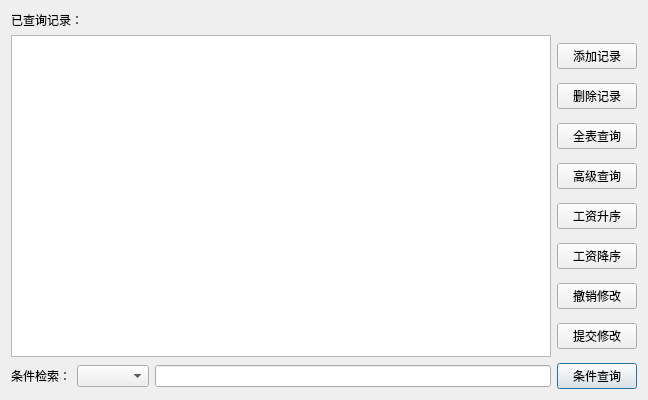
<?xml version="1.0" encoding="UTF-8"?>
<ui version="4.0">
 <class>craft</class>
 <widget class="QDialog" name="craft">
  <property name="geometry">
   <rect>
    <x>0</x>
    <y>0</y>
    <width>648</width>
    <height>400</height>
   </rect>
  </property>
  <property name="windowTitle">
   <string>工种信息管理</string>
  </property>
  <layout class="QGridLayout" name="gridLayout_2">
   <item row="0" column="0">
    <layout class="QGridLayout" name="gridLayout">
     <item row="0" column="0">
      <widget class="QLabel" name="label">
       <property name="text">
        <string>已查询记录：</string>
       </property>
      </widget>
     </item>
     <item row="1" column="0">
      <layout class="QHBoxLayout" name="horizontalLayout_2">
       <item>
        <widget class="QTableView" name="tableView">
         <property name="sizePolicy">
          <sizepolicy hsizetype="Expanding" vsizetype="Expanding">
           <horstretch>9</horstretch>
           <verstretch>9</verstretch>
          </sizepolicy>
         </property>
        </widget>
       </item>
       <item>
        <layout class="QVBoxLayout" name="verticalLayout">
         <item>
          <widget class="QPushButton" name="pushButton_3">
           <property name="toolTip">
            <string>添加一条记录，添加后立即生效！</string>
           </property>
           <property name="whatsThis">
            <string>&lt;html&gt;&lt;head/&gt;&lt;body&gt;&lt;p&gt;添加一条记录，添加后立即生效！&lt;/p&gt;&lt;/body&gt;&lt;/html&gt;</string>
           </property>
           <property name="text">
            <string>添加记录</string>
           </property>
          </widget>
         </item>
         <item>
          <widget class="QPushButton" name="pushButton_9">
           <property name="toolTip">
            <string>删除一条记录，“提交修改”后生效！</string>
           </property>
           <property name="whatsThis">
            <string>&lt;html&gt;&lt;head/&gt;&lt;body&gt;&lt;p&gt;删除一条记录，“提交修改”后生效！&lt;/p&gt;&lt;/body&gt;&lt;/html&gt;</string>
           </property>
           <property name="text">
            <string>删除记录</string>
           </property>
          </widget>
         </item>
         <item>
          <widget class="QPushButton" name="pushButton_2">
           <property name="toolTip">
            <string>查询全表信息</string>
           </property>
           <property name="whatsThis">
            <string>&lt;html&gt;&lt;head/&gt;&lt;body&gt;&lt;p&gt;查询全表信息&lt;/p&gt;&lt;/body&gt;&lt;/html&gt;</string>
           </property>
           <property name="text">
            <string>全表查询</string>
           </property>
          </widget>
         </item>
         <item>
          <widget class="QPushButton" name="pushButton_6">
           <property name="toolTip">
            <string>可由用户手动输入SQL语句进行查询（注：部门检索应使用部门编号）</string>
           </property>
           <property name="whatsThis">
            <string>&lt;html&gt;&lt;head/&gt;&lt;body&gt;&lt;p&gt;可由用户手动输入SQL语句进行查询（注：部门检索应使用部门编号）&lt;/p&gt;&lt;/body&gt;&lt;/html&gt;</string>
           </property>
           <property name="text">
            <string>高级查询</string>
           </property>
          </widget>
         </item>
         <item>
          <widget class="QPushButton" name="pushButton_7">
           <property name="toolTip">
            <string>按照工资升序排列</string>
           </property>
           <property name="whatsThis">
            <string>&lt;html&gt;&lt;head/&gt;&lt;body&gt;&lt;p&gt;按照工资升序排列&lt;/p&gt;&lt;/body&gt;&lt;/html&gt;</string>
           </property>
           <property name="text">
            <string>工资升序</string>
           </property>
          </widget>
         </item>
         <item>
          <widget class="QPushButton" name="pushButton_8">
           <property name="toolTip">
            <string>按照工资降序排列</string>
           </property>
           <property name="whatsThis">
            <string>&lt;html&gt;&lt;head/&gt;&lt;body&gt;&lt;p&gt;按照工资降序排列&lt;/p&gt;&lt;/body&gt;&lt;/html&gt;</string>
           </property>
           <property name="text">
            <string>工资降序</string>
           </property>
          </widget>
         </item>
         <item>
          <widget class="QPushButton" name="pushButton_5">
           <property name="toolTip">
            <string>撤销对数据表做出的修改（注：已“提交修改”的内容不可恢复）</string>
           </property>
           <property name="whatsThis">
            <string>&lt;html&gt;&lt;head/&gt;&lt;body&gt;&lt;p&gt;撤销对数据表做出的修改（注：已“提交修改”的内容不可恢复）&lt;/p&gt;&lt;/body&gt;&lt;/html&gt;</string>
           </property>
           <property name="text">
            <string>撤销修改</string>
           </property>
          </widget>
         </item>
         <item>
          <widget class="QPushButton" name="pushButton_4">
           <property name="toolTip">
            <string>立即同步数据表修改至数据库（注：提交成功后不可恢复！）</string>
           </property>
           <property name="whatsThis">
            <string>&lt;html&gt;&lt;head/&gt;&lt;body&gt;&lt;p&gt;立即同步数据表修改至数据库（注：提交成功后不可恢复！）&lt;/p&gt;&lt;/body&gt;&lt;/html&gt;</string>
           </property>
           <property name="text">
            <string>提交修改</string>
           </property>
          </widget>
         </item>
        </layout>
       </item>
      </layout>
     </item>
     <item row="2" column="0">
      <layout class="QHBoxLayout" name="horizontalLayout" stretch="0,0,1,0">
       <item>
        <widget class="QLabel" name="label_2">
         <property name="text">
          <string>条件检索：</string>
         </property>
        </widget>
       </item>
       <item>
        <widget class="QComboBox" name="comboBox">
         <property name="toolTip">
          <string>选择检索条件</string>
         </property>
        </widget>
       </item>
       <item>
        <widget class="QLineEdit" name="lineEdit">
         <property name="clearButtonEnabled">
          <bool>true</bool>
         </property>
        </widget>
       </item>
       <item>
        <widget class="QPushButton" name="pushButton">
         <property name="toolTip">
          <string>按照条件进行精确检索</string>
         </property>
         <property name="whatsThis">
          <string>&lt;html&gt;&lt;head/&gt;&lt;body&gt;&lt;p&gt;按照条件进行精确检索&lt;/p&gt;&lt;/body&gt;&lt;/html&gt;</string>
         </property>
         <property name="text">
          <string>条件查询</string>
         </property>
         <property name="default">
          <bool>true</bool>
         </property>
        </widget>
       </item>
      </layout>
     </item>
    </layout>
   </item>
  </layout>
 </widget>
 <resources/>
 <connections/>
</ui>
